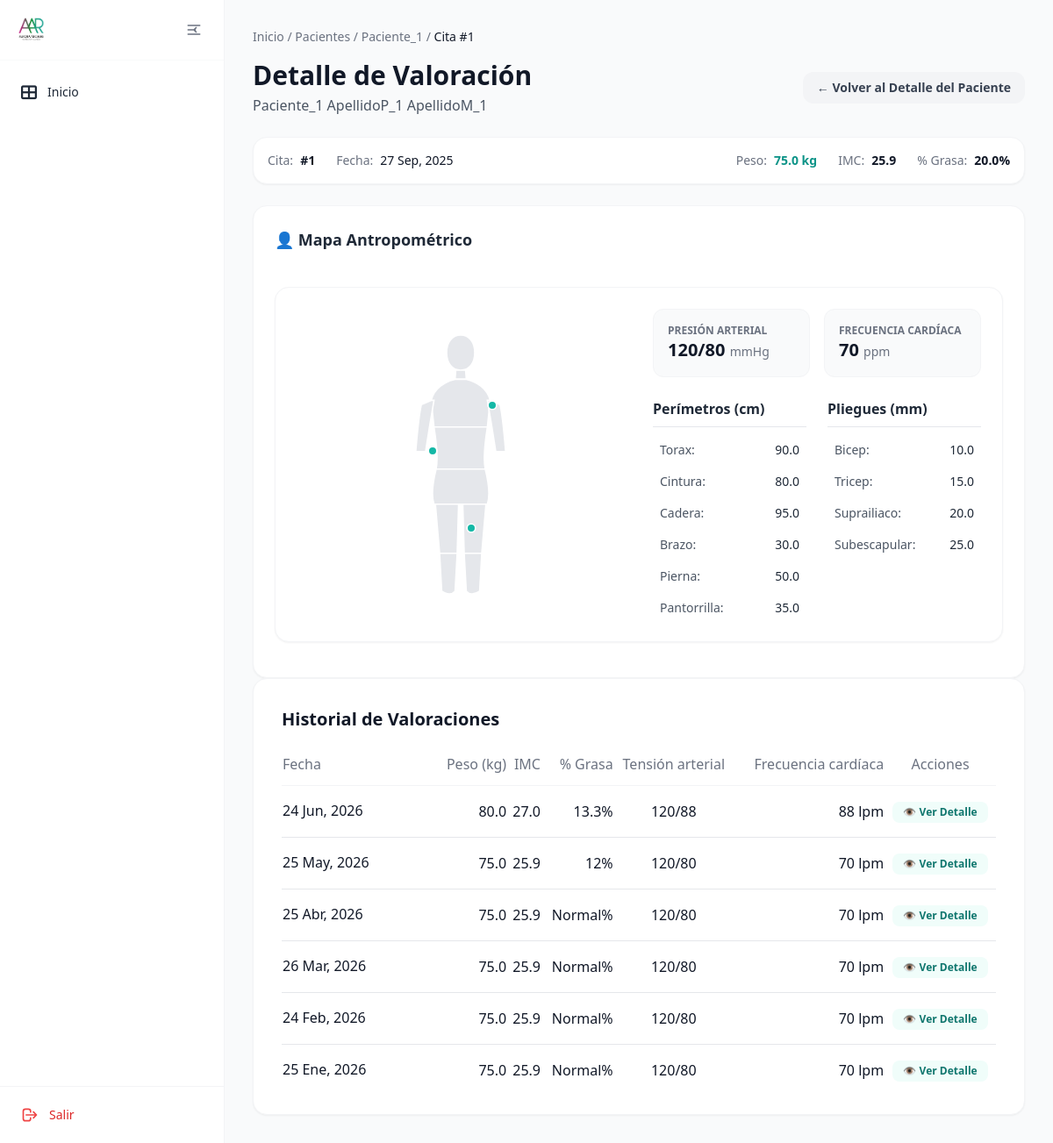
Page /valoraciones/valoraciones/1 on the earlier database version.
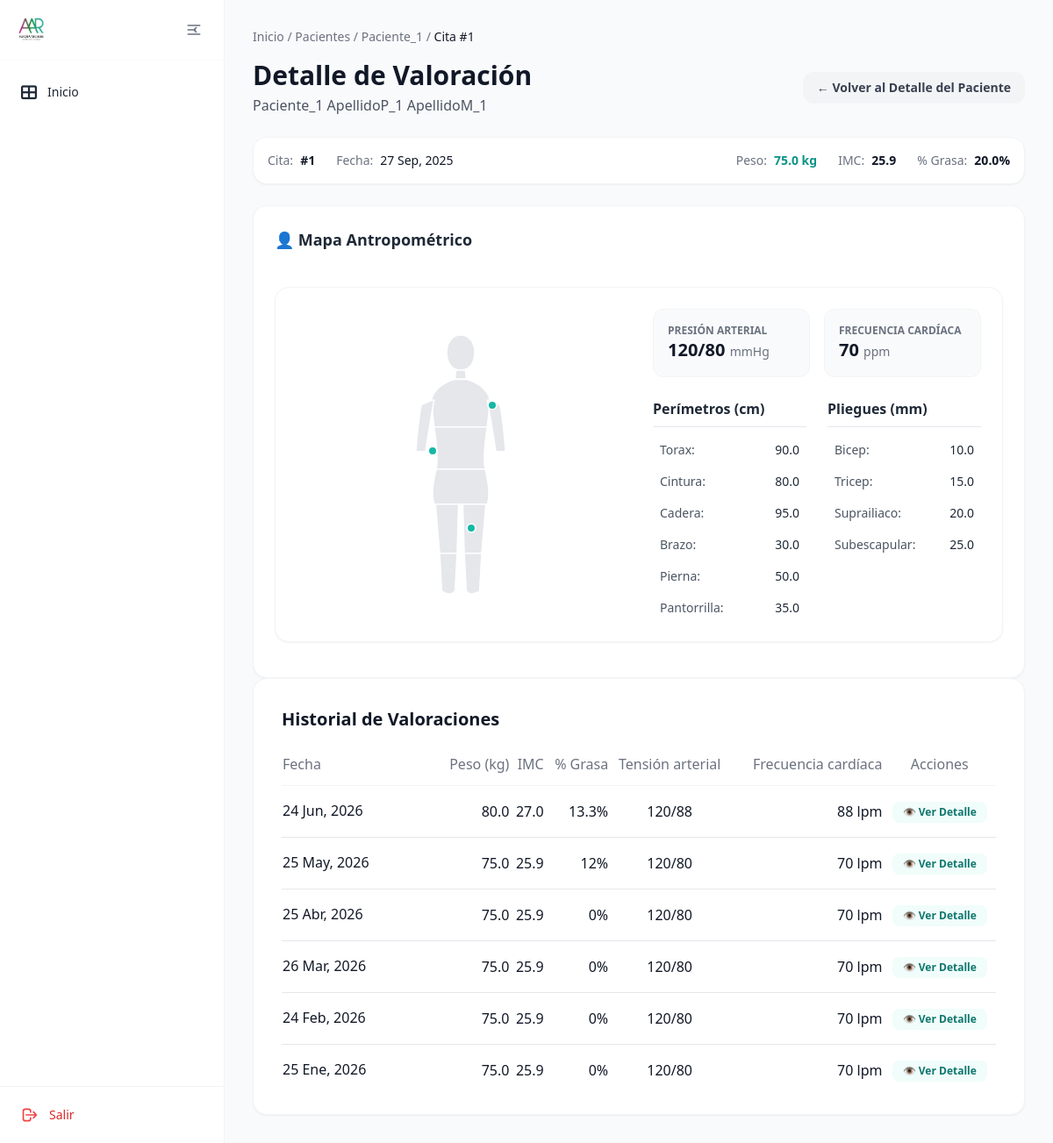
Same page on the later database version.
### tables this page shows
CREATE TABLE valoracion_antropometrica (
    id INTEGER PRIMARY KEY AUTOINCREMENT,
    paciente_id INTEGER NOT NULL,
    numero_cita INTEGER NOT NULL,
    fecha DATE NOT NULL,
    estatura FLOAT NOT NULL,
    peso FLOAT NOT NULL,
    imc FLOAT NOT NULL,
    grasa FLOAT NOT NULL,
    cintura FLOAT NOT NULL,
    torax FLOAT NOT NULL,
    brazo FLOAT NOT NULL,
    cadera FLOAT NOT NULL,
    pierna FLOAT NOT NULL,
    pantorrilla FLOAT NOT NULL,
    tension_arterial TEXT NOT NULL,
    frecuencia_cardiaca INTEGER NOT NULL,
    bicep FLOAT NOT NULL,
    tricep FLOAT NOT NULL,
    suprailiaco FLOAT NOT NULL,
    subescapular FLOAT NOT NULL,
    femoral FLOAT,
    porcentaje_grasa TEXT NOT NULL,
    --porcentaje_grasa_fem FLOAT NOT NULL,
    ultima_dieta TEXT,
    FOREIGN KEY (paciente_id) REFERENCES pacientes (id)
);

### app/controllers/valoracion_antropometrica.py (the view)
@valoracion.route('/valoraciones/<int:valoracion_id>')
def detalle_valoracion(valoracion_id):
    valoracion = ValoracionAntropometrica.obtener_por_id(valoracion_id)
    if not valoracion:
        flash('Valoración no encontrada', 'error')
        return redirect(url_for('valoracion.todas_valoraciones'))
    paciente = Paciente.obtener_por_id(valoracion['paciente_id'])
    historial_valoraciones = ValoracionAntropometrica.obtener_por_paciente(valoracion['paciente_id'])
    valoracion_anterior = None
    for i, v in enumerate(historial_valoraciones):
        if v['id'] == valoracion_id and i + 1 < len(historial_valoraciones):
            valoracion_anterior = historial_valoraciones[i + 1]
            break
    return render_template('valoraciones/detalle_valoracion.html',
                            valoracion=valoracion,
                            valoracion_anterior=valoracion_anterior,
                            paciente=paciente,
                            historial_valoraciones=historial_valoraciones)

### app/db.py (called while the page is built)
def get_db():
    if 'db' not in g:
        try:
            db_path = os.environ.get('DATABASE_URL', 'pacientes.db')
            g.db = sqlite3.connect(
                db_path,
                detect_types=sqlite3.PARSE_DECLTYPES
            )
            g.db.row_factory = sqlite3.Row
        except sqlite3.Error as e:
            logger.error(f"Error crítico al conectar con la base de datos SQLite: {e}")
            raise e
    return g.db

def query_db(query, args=(), one=False):
    try:
        cur = get_db().execute(query, args)
        rv = cur.fetchall()
        cur.close()
        return (rv[0] if rv else None) if one else rv
    except sqlite3.Error as e:
        logger.error(f"Error al ejecutar query: {query}. Args: {args}. Detalle: {e}")
        raise e

### app/models/paciente.py (called while the page is built)
    @staticmethod
    def obtener_por_id(id):
        return query_db('SELECT * FROM pacientes WHERE id = ?', [id], one=True)

### app/models/valoracion_antropometrica.py (called while the page is built)
    @staticmethod
    def obtener_por_paciente(paciente_id):
        return query_db('''
            SELECT * FROM valoracion_antropometrica
            WHERE paciente_id = ?
            ORDER BY fecha DESC
        ''', [paciente_id])

### app/templates/valoraciones/detalle_valoracion.html (shortened to what this page needs)
{% extends "base/base.html" %}
{% block content %}
<div class="max-w-8xl mx-auto">
    <nav class="text-sm text-gray-500 mb-4">
        <a href="/" class="hover:text-teal-600">Inicio</a> /
        <a href="{{ url_for('pacientes.lista_pacientes_activos') }}" class="hover:text-teal-600">Pacientes</a> /
        <a href="{{ url_for('pacientes.detalle_paciente', id=paciente['id']) }}" class="hover:text-teal-600">{{ paciente['nombre'] }}</a> /
        <span class="text-gray-900 font-medium">Cita #{{ valoracion['numero_cita'] }}</span>
    </nav>
    <div class="mb-6 flex items-center justify-between">
        <div>
            <h1 class="text-3xl font-bold text-gray-900">Detalle de Valoración</h1>
            <p class="text-gray-600 mt-1">{{ paciente['nombre'] }} {{ paciente['apellido_paterno'] }} {{ paciente['apellido_materno'] }}</p>
        </div>
        <a href="{{ url_for('pacientes.detalle_paciente', id=paciente['id']) }}" class="inline-flex items-center gap-2 px-4 py-2 bg-gray-100 hover:bg-gray-200 text-gray-700 text-sm font-semibold rounded-xl transition-colors">
            ← Volver al Detalle del Paciente
        </a>
    </div>
    {% include 'valoraciones/partials/_info_general.html' %}
    {% include 'valoraciones/partials/_mapa_antropometrico.html' %}
    {% include 'valoraciones/partials/_historial_valoraciones.html' %}
</div>
{% endblock %}

### app/templates/valoraciones/partials/_historial_valoraciones.html (shortened to what this page needs)
<div class="bg-white p-8 rounded-2xl shadow-sm border border-gray-100">
    <h3 class="text-xl font-semibold text-gray-900 mb-6">Historial de Valoraciones</h3>
    <div class="overflow-x-auto max-h-[380px] overflow-y-auto custom-scrollbar">
        <table class="w-full text-left border-collapse">
            <thead class="sticky top-0 bg-white z-10 border-b border-gray-100">
                <tr class="text-gray-500">
                    <th class="pb-3 font-medium">Fecha</th>
                    <th class="pb-3 font-medium text-right">Peso (kg)</th>
                    <th class="pb-3 font-medium text-right">IMC</th>
                    <th class="pb-3 font-medium text-right">% Grasa</th>
                    <th class="pb-3 font-medium text-center">Tensión arterial</th>
                    <th class="pb-3 font-medium text-right">Frecuencia cardíaca</th>
                    <th class="pb-3 font-medium text-center">Acciones</th>
                </tr>
            </thead>
            <tbody class="divide-y">
                {% for val in historial_valoraciones %}
                <tr class="{{ 'bg-teal-50/60 font-medium' if val['id'] == valoracion['id'] else 'hover:bg-gray-50' }} transition">
                    <td class="py-4 text-gray-900 flex items-center gap-2">
                        {{ val['fecha']|format_date }}
                    </td>
                    <td class="py-4 text-gray-900 text-right">{{ val['peso'] }}</td>
                    <td class="py-4 text-gray-900 text-right">{{ val['imc'] }}</td>
                    <td class="py-4 text-gray-900 text-right max-w-[120px] truncate">{{ val['porcentaje_grasa'] }}%</td>
                    <td class="py-4 text-gray-900 text-center">{{ val['tension_arterial'] }}</td>
                    <td class="py-4 text-gray-900 text-right">{{ val['frecuencia_cardiaca'] }} lpm</td>
                    <td class="py-4 text-center">
                        {% if val['id'] == valoracion['id'] %}
                            <span class="text-xs text-gray-400 font-normal">Mostrando</span>
                        {% else %}
                            <a href="{{ url_for('valoracion.detalle_valoracion', valoracion_id=val['id']) }}"
                                class="inline-flex items-center gap-1 text-teal-700 bg-teal-50 hover:bg-teal-100 px-3 py-1 rounded-lg text-xs font-semibold transition-colors"> 👁️ Ver Detalle </a>
                        {% endif %}
                    </td>
                </tr>
                {% endfor %}
            </tbody>
        </table>
    </div>
</div>

Differences in the rows shown:
changed valoracion_antropometrica "25 Abr, 2026": porcentaje_grasa "Normal" → "0"
changed valoracion_antropometrica "26 Mar, 2026": porcentaje_grasa "Normal" → "0"
changed valoracion_antropometrica "24 Feb, 2026": porcentaje_grasa "Normal" → "0"
changed valoracion_antropometrica "25 Ene, 2026": porcentaje_grasa "Normal" → "0"
